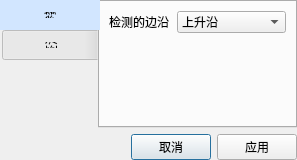
<?xml version="1.0" encoding="UTF-8"?>
<ui version="4.0">
 <class>apply_edge_detected_setting</class>
 <widget class="QDialog" name="apply_edge_detected_setting">
  <property name="geometry">
   <rect>
    <x>0</x>
    <y>0</y>
    <width>279</width>
    <height>160</height>
   </rect>
  </property>
  <property name="windowTitle">
   <string>Dialog</string>
  </property>
  <layout class="QGridLayout" name="gridLayout">
   <property name="leftMargin">
    <number>0</number>
   </property>
   <property name="topMargin">
    <number>0</number>
   </property>
   <property name="rightMargin">
    <number>0</number>
   </property>
   <property name="bottomMargin">
    <number>0</number>
   </property>
   <item row="0" column="0">
    <widget class="QTabWidget" name="tabWidget">
     <property name="font">
      <font>
       <family>Arial</family>
      </font>
     </property>
     <property name="styleSheet">
      <string notr="true">QTabBar::tab { width: 100px;height:30px }
QTabBar::tab:selected { background-color: rgb(210,230,255); }</string>
     </property>
     <property name="tabPosition">
      <enum>QTabWidget::West</enum>
     </property>
     <property name="tabShape">
      <enum>QTabWidget::Rounded</enum>
     </property>
     <property name="currentIndex">
      <number>0</number>
     </property>
     <property name="iconSize">
      <size>
       <width>16</width>
       <height>10</height>
      </size>
     </property>
     <property name="elideMode">
      <enum>Qt::ElideNone</enum>
     </property>
     <property name="documentMode">
      <bool>false</bool>
     </property>
     <property name="tabsClosable">
      <bool>false</bool>
     </property>
     <widget class="QWidget" name="tab_param_2">
      <property name="font">
       <font>
        <family>Arial</family>
       </font>
      </property>
      <attribute name="title">
       <string>参数</string>
      </attribute>
      <layout class="QGridLayout" name="gridLayout_2">
       <item row="1" column="1">
        <spacer name="verticalSpacer_3">
         <property name="orientation">
          <enum>Qt::Vertical</enum>
         </property>
         <property name="sizeHint" stdset="0">
          <size>
           <width>20</width>
           <height>40</height>
          </size>
         </property>
        </spacer>
       </item>
       <item row="0" column="0">
        <widget class="QLabel" name="label_2">
         <property name="font">
          <font>
           <family>Arial</family>
          </font>
         </property>
         <property name="text">
          <string>检测的边沿</string>
         </property>
        </widget>
       </item>
       <item row="0" column="1">
        <widget class="QComboBox" name="comboBox_edge_detecte_mode">
         <property name="font">
          <font>
           <family>Arial</family>
          </font>
         </property>
         <item>
          <property name="text">
           <string>上升沿</string>
          </property>
         </item>
         <item>
          <property name="text">
           <string>下降沿</string>
          </property>
         </item>
         <item>
          <property name="text">
           <string>上升沿+下降沿</string>
          </property>
         </item>
        </widget>
       </item>
      </layout>
     </widget>
     <widget class="QWidget" name="tab_exegesis_2">
      <attribute name="title">
       <string>标签注释</string>
      </attribute>
      <layout class="QGridLayout" name="gridLayout_5">
       <item row="0" column="1">
        <widget class="QLineEdit" name="lineEdit_einput1">
         <property name="font">
          <font>
           <family>Arial</family>
          </font>
         </property>
         <property name="inputMask">
          <string/>
         </property>
         <property name="text">
          <string/>
         </property>
         <property name="maxLength">
          <number>10</number>
         </property>
         <property name="frame">
          <bool>true</bool>
         </property>
        </widget>
       </item>
       <item row="1" column="0" colspan="2">
        <widget class="Line" name="line_4">
         <property name="styleSheet">
          <string notr="true">border-top: 1px dotted;</string>
         </property>
         <property name="orientation">
          <enum>Qt::Horizontal</enum>
         </property>
        </widget>
       </item>
       <item row="0" column="0">
        <widget class="QLabel" name="label_einput1">
         <property name="font">
          <font>
           <family>Arial</family>
          </font>
         </property>
         <property name="text">
          <string>输入1</string>
         </property>
        </widget>
       </item>
       <item row="2" column="1">
        <widget class="QLineEdit" name="lineEdit_eoutput1">
         <property name="font">
          <font>
           <family>Arial</family>
          </font>
         </property>
         <property name="maxLength">
          <number>10</number>
         </property>
        </widget>
       </item>
       <item row="3" column="0">
        <spacer name="verticalSpacer_4">
         <property name="orientation">
          <enum>Qt::Vertical</enum>
         </property>
         <property name="sizeHint" stdset="0">
          <size>
           <width>20</width>
           <height>40</height>
          </size>
         </property>
        </spacer>
       </item>
       <item row="2" column="0">
        <widget class="QLabel" name="label_eoutput1">
         <property name="font">
          <font>
           <family>Arial</family>
          </font>
         </property>
         <property name="text">
          <string>输出1</string>
         </property>
        </widget>
       </item>
      </layout>
     </widget>
    </widget>
   </item>
   <item row="1" column="0">
    <layout class="QHBoxLayout" name="horizontalLayout_4">
     <item>
      <spacer name="horizontalSpacer_3">
       <property name="orientation">
        <enum>Qt::Horizontal</enum>
       </property>
       <property name="sizeHint" stdset="0">
        <size>
         <width>40</width>
         <height>20</height>
        </size>
       </property>
      </spacer>
     </item>
     <item>
      <widget class="QPushButton" name="pushButton_cancle">
       <property name="text">
        <string>取消</string>
       </property>
      </widget>
     </item>
     <item>
      <widget class="QPushButton" name="pushButton_apply">
       <property name="text">
        <string>应用</string>
       </property>
      </widget>
     </item>
    </layout>
   </item>
  </layout>
 </widget>
 <resources/>
 <connections/>
</ui>
